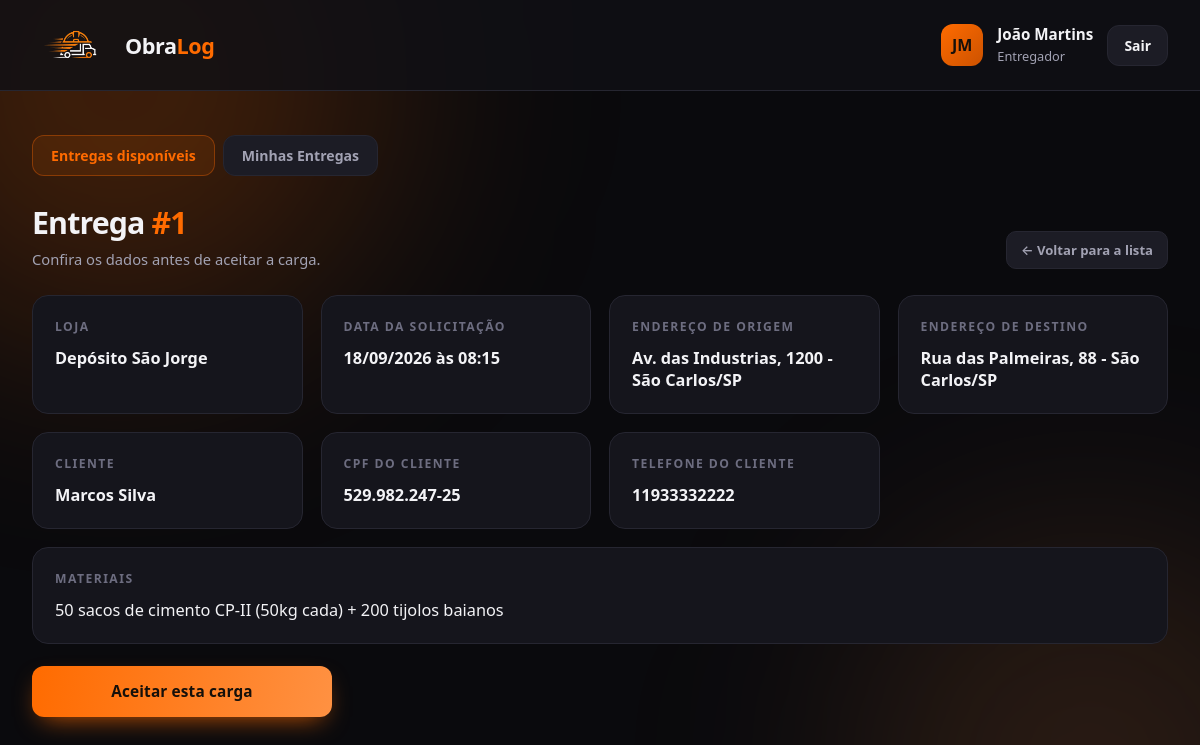
The app's page /entrega-detalhe.php?id=1 (signed in) with its own data.
### tables this page shows
CREATE TABLE entrega (
    id_entrega          INT AUTO_INCREMENT PRIMARY KEY,
    id_loja             INT            NOT NULL,
    id_motorista        INT            NULL,
    id_cliente          INT            NOT NULL,
    endereco_origem     VARCHAR(200)   NOT NULL,
    endereco_entrega    VARCHAR(200)   NOT NULL,
    materiais           TEXT           NOT NULL,
    data_solicitacao    DATETIME       DEFAULT CURRENT_TIMESTAMP,
    data_entrega         DATETIME       NULL COMMENT 'preenchida quando o motorista aceita',
    data_finalizacao     DATETIME       NULL COMMENT 'preenchida quando o motorista finaliza; NULL = ainda ativa',
    CONSTRAINT fk_entrega_loja FOREIGN KEY (id_loja)
        REFERENCES loja (id_usuario) ON DELETE CASCADE,
    CONSTRAINT fk_entrega_motorista FOREIGN KEY (id_motorista)
        REFERENCES motorista (id_usuario) ON DELETE SET NULL,
    CONSTRAINT fk_entrega_cliente FOREIGN KEY (id_cliente)
        REFERENCES cliente (id_cliente) ON DELETE CASCADE
);

CREATE TABLE cliente (
    id_cliente   INT AUTO_INCREMENT PRIMARY KEY,
    nome         VARCHAR(150)   NOT NULL,
    cpf          VARCHAR(11)    NOT NULL,
    telefone     VARCHAR(11)    NOT NULL,
    endereco     VARCHAR(200)   NOT NULL,
    UNIQUE KEY uq_cliente_cpf (cpf)
);

### includes/auth.php (called while the page is built, shortened)
<?php
function estaLogado(): bool
{
    return isset($_SESSION['usuario']['id_usuario']);
}
function usuarioLogado(): ?array
{
    return $_SESSION['usuario'] ?? null;
}
function exigirTipo(string $tipo): array
{
    $usuario = usuarioLogado();
    return $usuario;
}
function iniciais(string $nome): string
{
    $partes = preg_split('/\s+/', trim($nome));
    $letras = mb_substr($partes[0] ?? '', 0, 1);
    if (count($partes) > 1) {
        $letras .= mb_substr(end($partes), 0, 1);
    }
    return mb_strtoupper($letras);
}
function somenteDigitos(?string $valor): string
{
    return preg_replace('/\D/', '', (string) $valor);
}
function e(?string $valor): string
{
    return htmlspecialchars((string) $valor, ENT_QUOTES, 'UTF-8');
}
function formatarCpf(?string $valor): string
{
    $d = somenteDigitos($valor);
    return sprintf('%s.%s.%s-%s', substr($d, 0, 3), substr($d, 3, 3), substr($d, 6, 3), substr($d, 9));
}

### entrega-detalhe.php (the view, shortened to what this page needs)
<?php
require_once __DIR__ . '/includes/auth.php';
require_once __DIR__ . '/includes/conexao.php';
$usuario = exigirTipo('motorista');
$idEntrega = (int) ($_GET['id'] ?? 0);
$stmt = $pdo->prepare(
    "SELECT  en.*,
             COALESCE(l.nome_fantasia, ul.nome) AS nome_loja,
             l.telefone                          AS telefone_loja,
             c.nome                              AS nome_cliente,
             c.cpf                                AS cpf_cliente,
             c.telefone                          AS telefone_cliente
     FROM    entrega en
     JOIN    loja    l  ON l.id_usuario = en.id_loja
     JOIN    usuario ul ON ul.id_usuario = en.id_loja
     JOIN    cliente c  ON c.id_cliente = en.id_cliente
     WHERE   en.id_entrega = ?"
);
$stmt->execute([$idEntrega]);
$entrega = $stmt->fetch();
$ehDoMotorista = (int) $entrega['id_motorista'] === (int) $usuario['id_usuario'];
function dataBr(?string $data): string
{
    return $data ? date('d/m/Y \à\s H:i', strtotime($data)) : '-';
}
?>
<!DOCTYPE html>
<html lang="pt-BR">
<head>
    <link rel="stylesheet" href="style.css">
</head>
<body>
<header class="topo">
    <div class="logo-topo">
        <img src="img/logoObraLog.png" alt="ObraLog">
        <span>Obra<b>Log</b></span>
    </div>
    <div class="usuario-atual">
        <div class="avatar"><?= e(iniciais($usuario['nome'])) ?></div>
        <div class="dados">
            <strong><?= e($usuario['nome']) ?></strong>
            <small>Entregador</small>
        </div>
        <a href="logout.php" class="botao-sair">Sair</a>
    </div>
</header>
<main class="conteudo conteudo-largo">
    <?php $paginaAtual = $ehDoMotorista ? 'minhas' : 'disponiveis'; require __DIR__ . '/includes/menu-motorista.php'; ?>
    <div class="cabecalho-pagina">
        <div>
            <h1>Entrega <span>#<?= (int) $entrega['id_entrega'] ?></span></h1>
            <p>Confira os dados antes de aceitar a carga.</p>
        </div>
        <a href="<?= $ehDoMotorista ? 'minhas-entregas.php' : 'entregas.php' ?>" class="acao">&larr; Voltar para a lista</a>
    </div>
    <div class="grade-cartoes">
        <div class="cartao-info">
            <h3>Loja</h3>
            <p><?= e($entrega['nome_loja']) ?></p>
        </div>
        <div class="cartao-info">
            <h3>Data da solicitação</h3>
            <p><?= dataBr($entrega['data_solicitacao']) ?></p>
        </div>
        <div class="cartao-info">
            <h3>Endereço de origem</h3>
            <p><?= e($entrega['endereco_origem']) ?></p>
        </div>
        <div class="cartao-info">
            <h3>Endereço de destino</h3>
            <p><?= e($entrega['endereco_entrega']) ?></p>
        </div>
        <div class="cartao-info">
            <h3>Cliente</h3>
            <p><?= e($entrega['nome_cliente']) ?></p>
        </div>
        <div class="cartao-info">
            <h3>CPF do cliente</h3>
            <p><?= e(formatarCpf($entrega['cpf_cliente'])) ?></p>
        </div>
        <div class="cartao-info">
            <h3>Telefone do cliente</h3>
            <p><?= e($entrega['telefone_cliente']) ?></p>
        </div>
        <div class="cartao-info" style="grid-column: 1 / -1">
            <h3>Materiais</h3>
            <p style="font-weight:400"><?= nl2br(e($entrega['materiais'])) ?></p>
        </div>
    </div>
    <?php if (!$ehDoMotorista): ?>
        <form method="post" action="aceitar-entrega.php" style="margin-top:22px; max-width:300px">
            <button type="submit" class="botao botao-principal">Aceitar esta carga</button>
        </form>
    <?php endif; ?>
</main>
</body>
</html>

### records on screen
entrega: id_entrega "1", data_solicitacao "18/09/2026 às 08:15", endereco_origem "Av. das Industrias, 1200 - São Carlos/SP", endereco_entrega "Rua das Palmeiras, 88 - São Carlos/SP", id_cliente.nome "Marcos Silva", id_cliente.cpf "529.982.247-25", id_cliente.telefone "11933332222", materiais "50 sacos de cimento CP-II (50kg cada) + 200 tijolos baianos"

### other values on screen
iniciais($usuario['nome']) "JM"
$usuario['nome'] "João Martins"
$entrega['nome_loja'] "Depósito São Jorge"
